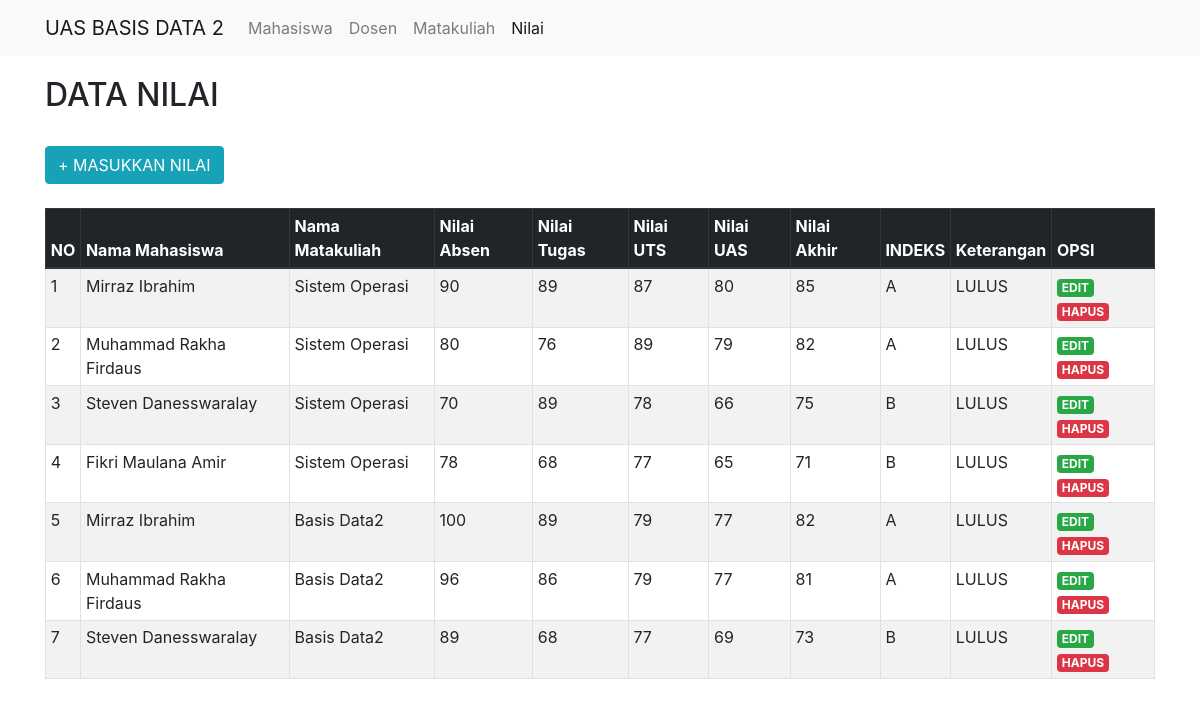
The app's page /SourceCode/Nilai/index.php with its own data.
### tables this page shows
CREATE TABLE `nilai` (
  `id_nilai` int NOT NULL AUTO_INCREMENT,
  `id_mhs` int NOT NULL,
  `id_mk` int NOT NULL,
  `absen` int NOT NULL,
  `tugas` int NOT NULL,
  `uts` int NOT NULL,
  `uas` int NOT NULL,
  `na` int NOT NULL,
  `index` char(1) NOT NULL,
  `keterangan` varchar(11) NOT NULL,
  PRIMARY KEY (`id_nilai`),
  KEY `fk_mhs_nilai` (`id_mhs`),
  KEY `fk_mk_nilai` (`id_mk`),
  CONSTRAINT `fk_mhs_nilai` FOREIGN KEY (`id_mhs`) REFERENCES `mahasiswa` (`id_mhs`) ON DELETE CASCADE ON UPDATE CASCADE,
  CONSTRAINT `fk_mk_nilai` FOREIGN KEY (`id_mk`) REFERENCES `matakuliah` (`id_mk`) ON DELETE CASCADE ON UPDATE CASCADE
);

CREATE TABLE `mahasiswa` (
  `id_mhs` int NOT NULL AUTO_INCREMENT,
  `nama` varchar(50) NOT NULL,
  `nim` int NOT NULL,
  `alamat` text NOT NULL,
  PRIMARY KEY (`id_mhs`)
);

CREATE TABLE `matakuliah` (
  `id_mk` int NOT NULL AUTO_INCREMENT,
  `matakuliah` varchar(30) NOT NULL,
  `sks` int NOT NULL,
  PRIMARY KEY (`id_mk`)
);

### SourceCode/Nilai/index.php (the view, shortened to what this page needs)
<!DOCTYPE html>
<html>
<head>
	<link rel="stylesheet" href="https://stackpath.bootstrapcdn.com/bootstrap/4.1.3/css/bootstrap.min.css">
</head>
<body>
<nav class="navbar navbar-expand-lg navbar-light bg-light">
		<div class="container">
		<a class="navbar-brand" href="../index.php">UAS BASIS DATA 2</a>
			<div class="collapse navbar-collapse" id="navbarSupportedContent">
				<ul class="navbar-nav mr-auto">
					<li class="nav-item">
						<a class="nav-link" href="../mahasiswa/index.php">Mahasiswa</a>
					</li>
					<li class="nav-item">
						<a class="nav-link" href="../dosen/index.php">Dosen</a>
					<li class="nav-item">
						<a class="nav-link" href="../matakuliah/index.php">Matakuliah</a>
					</li>
					<li class="nav-item active">
						<a class="nav-link" href="index.php">Nilai</a>
					</li>
					</li>
				</ul>
			</div>
		</div>
	</nav>
	<div class="container" style="margin-top:20px">
	<h2>DATA NILAI</h2>
	<br/>
	<a class="btn btn-info" href="tambah.php" role="button" >+ MASUKKAN NILAI</a>
	<br/>
	<br/>
	<table class="table table-striped table-hover table-sm table-bordered">
			<thead class="thead-dark">
		<tr>
			<th>NO</th>
			<th>Nama Mahasiswa</th>
            <th>Nama Matakuliah</th>
            <th>Nilai Absen</th>
            <th>Nilai Tugas</th>
            <th>Nilai UTS</th>
            <th>Nilai UAS</th>
            <th>Nilai Akhir</th>
            <th>INDEKS</th>
            <th>Keterangan</th>
			<th>OPSI</th>
		</tr>
		</thead>
		<tbody>
		<?php
		include 'koneksi.php';
		$no = 1;
		$data = mysqli_query($koneksi,"SELECT * from nilai inner join mahasiswa on nilai.id_mhs = mahasiswa.id_mhs
							inner join matakuliah on nilai.id_mk = matakuliah.id_mk");
		while($d = mysqli_fetch_array($data)){
			?>
			<tr>
				<td><?php echo $no++; ?></td>
				<td><?php echo $d['nama']; ?></td>
                <td><?php echo $d['matakuliah']; ?></td>
                <td><?php echo $d['absen']; ?></td>
                <td><?php echo $d['tugas']; ?></td>
                <td><?php echo $d['uts']; ?></td>
                <td><?php echo $d['uas']; ?></td>
                <td><?php echo $d['na']; ?></td>
                <td><?php echo $d['index']; ?></td>
                <td><?php echo $d['keterangan']; ?></td>
				<td>
					<a href="edit.php?id_nilai=<?php echo $d['id_nilai']; ?>"class="badge badge-success">EDIT</a>
					<a href="hapus.php?id_nilai=<?php echo $d['id_nilai']; ?>"class="badge badge-danger">HAPUS</a>
				</td>
			</tr>
			<?php
		}
		?>
	</tbody>
	</table>
	</div>
</body>
</html>

### records on screen
nilai: id_mhs.nama "Mirraz Ibrahim", id_mk.matakuliah "Sistem Operasi", absen "90", tugas "89", uts "87", uas "80", na "85", index "A", keterangan "LULUS"
nilai: id_mhs.nama "Muhammad Rakha Firdaus", id_mk.matakuliah "Sistem Operasi", absen "80", tugas "76", uts "89", uas "79", na "82", index "A", keterangan "LULUS"
nilai: id_mhs.nama "Steven Danesswaralay", id_mk.matakuliah "Sistem Operasi", absen "70", tugas "89", uts "78", uas "66", na "75", index "B", keterangan "LULUS"
nilai: id_mhs.nama "Fikri Maulana Amir", id_mk.matakuliah "Sistem Operasi", absen "78", tugas "68", uts "77", uas "65", na "71", index "B", keterangan "LULUS"
nilai: id_mhs.nama "Mirraz Ibrahim", id_mk.matakuliah "Basis Data2", absen "100", tugas "89", uts "79", uas "77", na "82", index "A", keterangan "LULUS"
nilai: id_mhs.nama "Muhammad Rakha Firdaus", id_mk.matakuliah "Basis Data2", absen "96", tugas "86", uts "79", uas "77", na "81", index "A", keterangan "LULUS"
nilai: id_mhs.nama "Steven Danesswaralay", id_mk.matakuliah "Basis Data2", absen "89", tugas "68", uts "77", uas "69", na "73", index "B", keterangan "LULUS"
